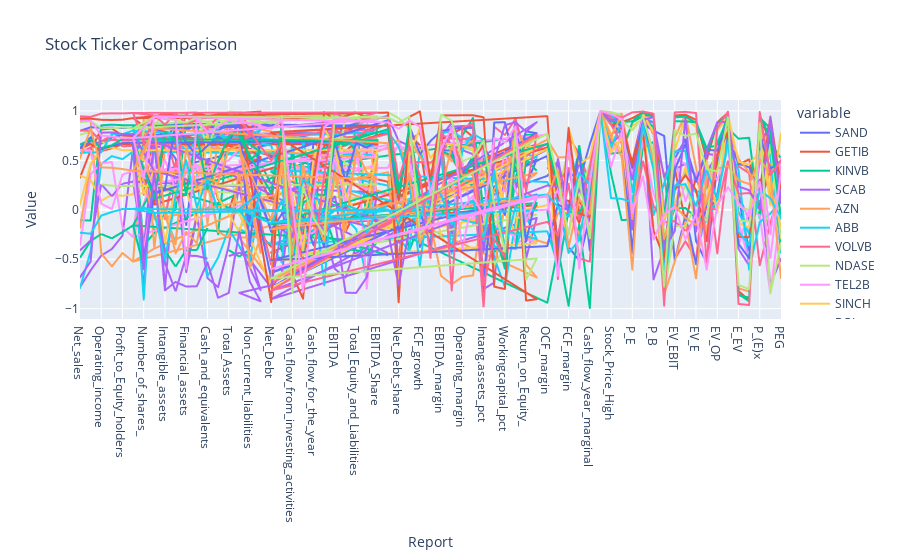

Notebook code cell kept with this figure:
### Code cell
import plotly.express as px
fig = px.line(df_corr, color='variable', labels={'Report':'Report','value':'Value'}, title='Stock Ticker Comparison')
fig.show()
